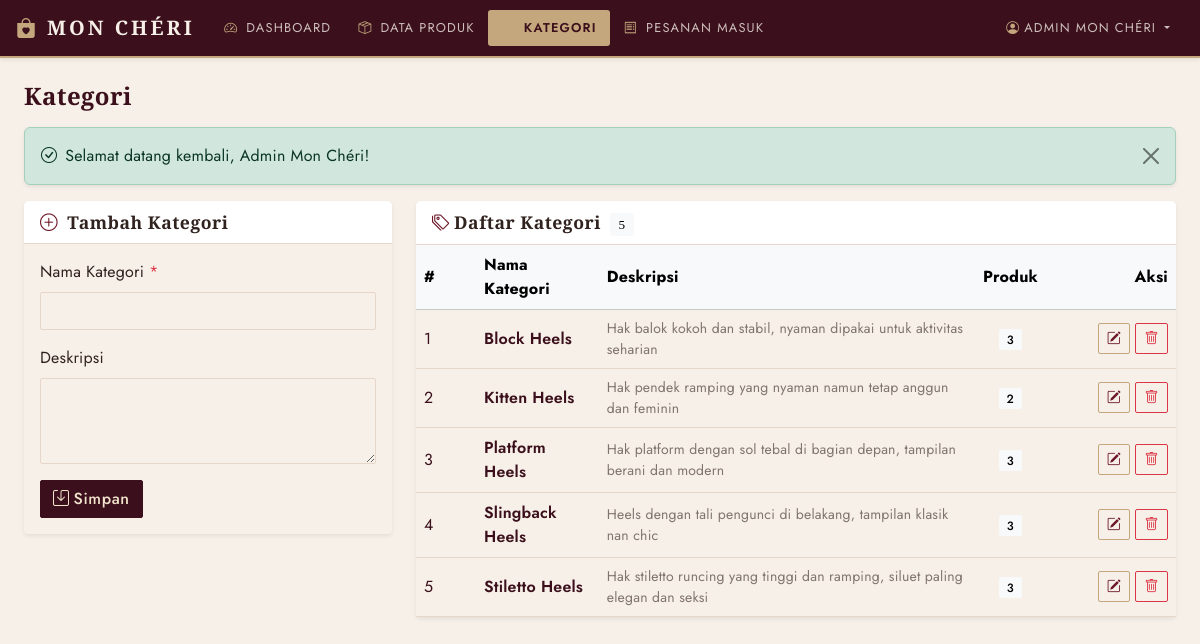
The app's page /admin/kategori.php (signed in) with its own data.
### tables this page shows
CREATE TABLE kategori (
    id_kategori   INT AUTO_INCREMENT PRIMARY KEY,
    nama_kategori VARCHAR(50)   NOT NULL UNIQUE,
    deskripsi     VARCHAR(255)  DEFAULT NULL
);

### admin/kategori.php (the view, shortened to what this page needs)
<?php
require_once __DIR__ . '/../config/koneksi.php';
require_once __DIR__ . '/../includes/fungsi.php';
$edit_id   = input_int('edit');
$data_edit = $edit_id > 0 ? db_row('SELECT * FROM kategori WHERE id_kategori = ?', [$edit_id]) : null;
$kategori = db_all(
    'SELECT k.*, (SELECT COUNT(*) FROM produk p WHERE p.id_kategori = k.id_kategori) AS jml_produk
       FROM kategori k ORDER BY k.nama_kategori'
);
require __DIR__ . '/includes/header.php';
?>
<div class="row g-4">
    <div class="col-lg-4">
        <div class="card border-0 shadow-sm">
            <div class="card-header bg-white fw-semibold">
                <i class="bi bi-<?= $data_edit ? 'pencil-square' : 'plus-circle' ?> me-1 text-primary"></i>
                <?= $data_edit ? 'Edit Kategori' : 'Tambah Kategori' ?>
            </div>
            <div class="card-body">
                <form method="post">
                    <div class="mb-3">
                        <label class="form-label">Nama Kategori <span class="text-danger">*</span></label>
                        <input type="text" name="nama_kategori" class="form-control"
                               value="<?= e($data_edit['nama_kategori'] ?? '') ?>" required>
                    </div>
                    <div class="mb-3">
                        <label class="form-label">Deskripsi</label>
                        <textarea name="deskripsi" class="form-control" rows="3"><?= e($data_edit['deskripsi'] ?? '') ?></textarea>
                    </div>
                    <div class="d-flex gap-2">
                        <button class="btn btn-primary"><i class="bi bi-save me-1"></i>Simpan</button>
                    </div>
                </form>
            </div>
        </div>
    </div>
    <div class="col-lg-8">
        <div class="card border-0 shadow-sm">
            <div class="card-header bg-white fw-semibold">
                <i class="bi bi-tags me-1 text-primary"></i>Daftar Kategori
                <span class="badge text-bg-light ms-1"><?= count($kategori) ?></span>
            </div>
            <div class="table-responsive">
                <table class="table table-rapat align-middle mb-0">
                    <thead class="table-light">
                        <tr>
                            <th style="width:60px">#</th>
                            <th>Nama Kategori</th>
                            <th>Deskripsi</th>
                            <th class="text-center">Produk</th>
                            <th class="text-end" style="width:130px">Aksi</th>
                        </tr>
                    </thead>
                    <tbody>
                    <?php if (!$kategori): ?>
                        <tr><td colspan="5" class="text-center text-muted py-4">Belum ada kategori.</td></tr>
                    <?php else: $no = 1; foreach ($kategori as $k): ?>
                        <tr>
                            <td><?= $no++ ?></td>
                            <td class="fw-semibold"><?= e($k['nama_kategori']) ?></td>
                            <td class="small text-muted"><?= e($k['deskripsi'] ?: '-') ?></td>
                            <td class="text-center"><span class="badge text-bg-light"><?= (int)$k['jml_produk'] ?></span></td>
                            <td class="text-end">
                                <a href="<?= BASE_URL ?>/admin/kategori.php?edit=<?= (int)$k['id_kategori'] ?>"
                                   class="btn btn-sm btn-outline-primary" title="Edit"><i class="bi bi-pencil-square"></i></a>
                                <form action="<?= BASE_URL ?>/admin/kategori.php" method="post" class="d-inline"
                                      onsubmit="return confirm('Hapus kategori ini?')">
                                    <button class="btn btn-sm btn-outline-danger" title="Hapus"><i class="bi bi-trash"></i></button>
                                </form>
                            </td>
                        </tr>
                    <?php endforeach; endif; ?>
                    </tbody>
                </table>
            </div>
        </div>
    </div>
</div>
<?php require __DIR__ . '/includes/footer.php'; ?>

### assets/css/style.css (style rules this page uses)
:root { --mc-noir: #3b101c; --mc-noir-soft: #4a1220; --mc-noir-deep: #2a0b13; --mc-gold: #c5a77d; --mc-gold-deep: #6d1728; --mc-gold-soft: #f2e4cc; --mc-ivory: #f7f0e8; --mc-wine: #a83c4b; --mc-ink: #30221e; --mc-serif: "Cormorant Garamond", "Times New Roman", serif; --bs-primary: #6d1728; --bs-primary-rgb: 109, 23, 40; --bs-dark: #30221e; --bs-dark-rgb: 48, 34, 30; --bs-body-bg: #f7f0e8; --bs-body-bg-rgb: 247, 240, 232; --bs-body-color: #30221e; --bs-body-color-rgb: 48, 34, 30; --bs-tertiary-bg: #f7f0e8; --bs-tertiary-bg-rgb: 247, 240, 232; --bs-border-color: #e8d6ca; --bs-border-color-translucent: rgba(59, 16, 28, 0.1); --bs-emphasis-color: #3b101c; --bs-emphasis-color-rgb: 59, 16, 28; --bs-secondary-color: rgba(48, 34, 30, 0.6); --bs-link-color: #6d1728; --bs-link-color-rgb: 109, 23, 40; --bs-link-hover-color: #a83c4b; --bs-link-hover-color-rgb: 168, 60, 75; --bs-font-sans-serif: "Jost", system-ui, -apple-system, "Segoe UI", Roboto, "Helvetica Neue", Arial, sans-serif; --bs-body-font-family: var(--bs-font-sans-serif); }
body { font-family: var(--bs-body-font-family); letter-spacing: 0.2px; }
.btn { border-radius: 2px; letter-spacing: 0.6px; font-weight: 500; transition: all 0.25s ease; }
.btn-primary { --bs-btn-bg: var(--mc-noir); --bs-btn-border-color: var(--mc-noir); --bs-btn-color: var(--mc-gold-soft); --bs-btn-hover-bg: var(--mc-gold); --bs-btn-hover-border-color: var(--mc-gold); --bs-btn-hover-color: var(--mc-noir); --bs-btn-active-bg: var(--mc-gold-deep); --bs-btn-active-border-color: var(--mc-gold-deep); --bs-btn-active-color: var(--mc-ivory); --bs-btn-disabled-bg: #bda2a7; --bs-btn-disabled-border-color: #bda2a7; --bs-btn-disabled-color: #f7f0e8; }
.btn-outline-primary { --bs-btn-color: var(--mc-gold-deep); --bs-btn-border-color: var(--mc-gold); --bs-btn-hover-bg: var(--mc-noir); --bs-btn-hover-border-color: var(--mc-noir); --bs-btn-hover-color: var(--mc-gold-soft); --bs-btn-active-bg: var(--mc-noir); --bs-btn-active-border-color: var(--mc-noir); --bs-btn-active-color: var(--mc-gold-soft); --bs-btn-disabled-color: #c9b5a6; --bs-btn-disabled-border-color: #e4d5c7; }
.card { --bs-card-border-color: var(--bs-border-color); border-radius: 4px; }
.card-header { border-bottom: 1px solid var(--bs-border-color); font-family: var(--mc-serif); font-size: 1.1rem; letter-spacing: 0.5px; }
.form-control, .form-select { border-radius: 2px; border-color: var(--bs-border-color); }
.badge { letter-spacing: 0.6px; font-weight: 500; border-radius: 2px; }
.table-rapat th, .table-rapat td { vertical-align: middle; }

### records on screen
kategori: nama_kategori "Block Heels", deskripsi "Hak balok kokoh dan stabil, nyaman dipakai untuk aktivitas seharian", jml_produk "3"
kategori: nama_kategori "Kitten Heels", deskripsi "Hak pendek ramping yang nyaman namun tetap anggun dan feminin", jml_produk "2"
kategori: nama_kategori "Platform Heels", deskripsi "Hak platform dengan sol tebal di bagian depan, tampilan berani dan modern", jml_produk "3"
kategori: nama_kategori "Slingback Heels", deskripsi "Heels dengan tali pengunci di belakang, tampilan klasik nan chic", jml_produk "3"
kategori: nama_kategori "Stiletto Heels", deskripsi "Hak stiletto runcing yang tinggi dan ramping, siluet paling elegan dan seksi", jml_produk "3"

### other values on screen
APP_NAME "MON CHÉRI"
$label "DASHBOARD"
$label "DATA PRODUK"
$label "KATEGORI"
$label "PESANAN MASUK"
user_login()['nama'] "ADMIN MON CHÉRI"
$judul_halaman "Kategori"
$f['pesan'] "Selamat datang kembali, Admin Mon Chéri!"
count($kategori) "5"
